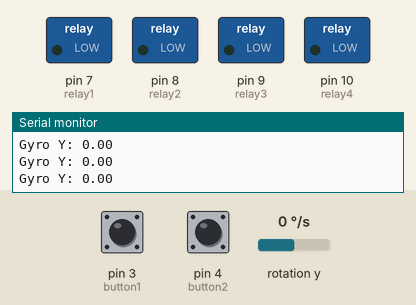
This sketch was run on a simulated Arduino Uno, built with avr-gcc and run on an emulated ATmega328P. Parts: switched loads named in the sketch (green lamp = pin HIGH), the last lines printed to the serial monitor. Wiring (inferred from the names in the program): MPU-9250 motion sensor at I2C address 0x68. Inputs (shaded band) come from the test bench; at power-on: pin 3 (button1) HIGH, pin 4 (button2) HIGH, rotation y 0 °/s.

Above: at 1.3 s.
1.4 s: pin 3 (button1) pulled LOW for 0.15 s
At 1.51 s:
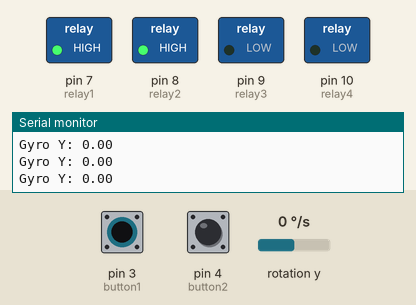
3.1 s: pin 4 (button2) pulled LOW for 0.15 s
At 3.23 s:
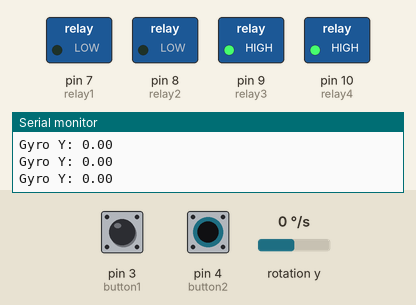
4.8 s: pin 4 (button2) pulled LOW for 3.2 s
At 9.2 s:
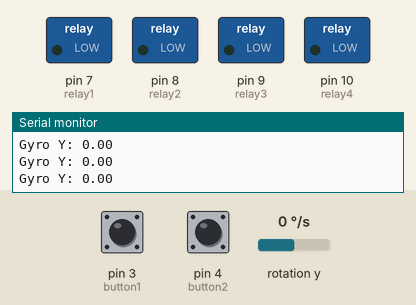
9.5 s: pin 3 (button1) pulled LOW for 3.2 s
At 10.9 s:
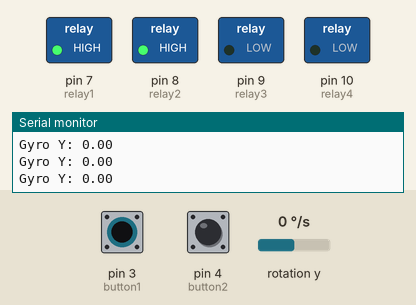
14.2 s: pin 3 (button1) driven LOW and pin 4 (button2) driven LOW
At 15.1 s:
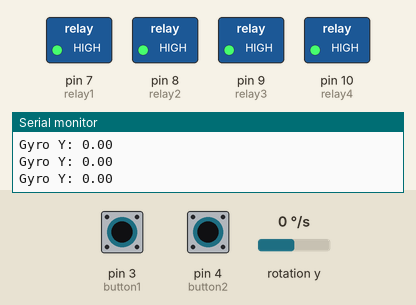
15.7 s: rotation y set to -9 °/s
17.2 s: rotation y set to -12 °/s
At 18.6 s:
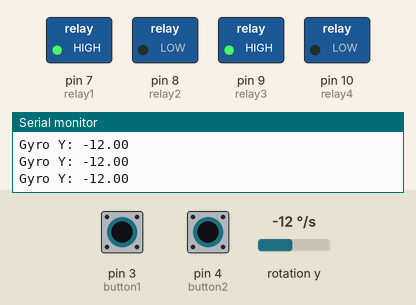
Timing chart, 0 to 19.7 s (numbered marks = the images above; inputs shaded):
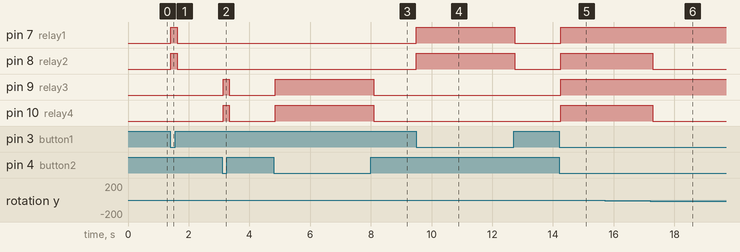

The sketch:

main-MPU6500.ino
```cpp
/* main.ino
 * Damithrafdo from StrydoLabs All Right Reserved | strydolabs@gmail.com | damithrafdo@gmail.com | +94716507322
 * Alternative solution for Opacmare-transformer platform controller
 * Hardware: Arduino UNO, MPU6500 gyro sensor, Relay module, Push button
 * Simulation: https://wokwi.com/projects/461944067471851521
 * GitHub: https://github.com/DamithraFdo/Opacmare-controller
 */

/* main code with latching behavior:
   If it exceeds 7° → turn OFF relay2
   Keep it OFF until gyroY returns to ~0°
   Then turn it ON again
   If it exceeds -7° → turn OFF relay2
   Keep it OFF until gyroY returns to ~0°
   NB:  −2≤gyroY≤2
  This is much more stable than exact zero.
  Perfect for real sensors.

 * Opacmare Controller - MPU6500 Direct I2C Version

 */

#include <Wire.h>

// MPU6500 I2C address
#define MPU6500_ADDR 0x68

// Registers
#define PWR_MGMT_1   0x6B
#define GYRO_YOUT_H  0x45

// Pins
const int button1 = 3;
const int button2 = 4;
const int relay1 = 7;
const int relay2 = 8;
const int relay3 = 9;
const int relay4 = 10;

// Thresholds
const float thresholdMax = 10.0;
const float thresholdMin = -10.0;
// Reset zone
const float resetMin = -5.0;
const float resetMax = 5.0;

// Relay latch states
bool relay2Locked = false;
bool relay4Locked = false;

// ---------------- MPU FUNCTIONS ----------------

// Read 16-bit signed register value
int16_t read16Bit(byte reg) {
  Wire.beginTransmission(MPU6500_ADDR);
  Wire.write(reg);
  Wire.endTransmission(false);

  Wire.requestFrom(MPU6500_ADDR, 2);

  int16_t value = (Wire.read() << 8) | Wire.read();
  return value;
}

// Read gyro Y in deg/s
float readGyroY() {
  int16_t rawGyroY = read16Bit(GYRO_YOUT_H);

  // Default sensitivity ±250 dps = 131 LSB/deg/s
  float gyroY = rawGyroY / 131.0;

  return gyroY;
}

// ---------------- SETUP ----------------

void setup() {
  Serial.begin(115200);
  Wire.begin();

  pinMode(button1, INPUT_PULLUP);
  pinMode(button2, INPUT_PULLUP);

  pinMode(relay1, OUTPUT);
  pinMode(relay2, OUTPUT);
  pinMode(relay3, OUTPUT);
  pinMode(relay4, OUTPUT);

  digitalWrite(relay1, LOW);
  digitalWrite(relay2, LOW);
  digitalWrite(relay3, LOW);
  digitalWrite(relay4, LOW);

  // Wake up MPU6500
  Wire.beginTransmission(MPU6500_ADDR);
  Wire.write(PWR_MGMT_1);
  Wire.write(0x00);
  Wire.endTransmission();

  delay(100);

  Serial.println("MPU6500 ready!");
}

// ---------------- LOOP ----------------

void loop() {
  bool b1 = (digitalRead(button1) == LOW);
  bool b2 = (digitalRead(button2) == LOW);

  float gyroY = readGyroY();

  Serial.print("Gyro Y: ");
  Serial.println(gyroY);

  // ---------- BUTTON 1 ----------
  if (b1) {
    digitalWrite(relay1, HIGH);

    if (gyroY > thresholdMax || gyroY < thresholdMin) {
      relay2Locked = true;
    }

    if (relay2Locked && gyroY >= resetMin && gyroY <= resetMax) {
      relay2Locked = false;
  }

    digitalWrite(relay2, relay2Locked ? LOW : HIGH);

  } else {
    digitalWrite(relay1, LOW);
    digitalWrite(relay2, LOW);
    relay2Locked = false;
  }

  // ---------- BUTTON 2 ----------
  if (b2) {
    digitalWrite(relay3, HIGH);

    if (gyroY > thresholdMax || gyroY < thresholdMin) {
      relay4Locked = true;
    }

    if (relay4Locked && gyroY >= resetMin && gyroY <= resetMax) {
      relay4Locked = false;
    }

    digitalWrite(relay4, relay4Locked ? LOW : HIGH);

  } else {
    digitalWrite(relay3, LOW);
    digitalWrite(relay4, LOW);
    relay4Locked = false;
  }

  delay(100);
}
```

Measured:
- the behaviour switches between -10 and -11 °/s on rotation y (found by bisection; images 5 and 6)
- after the input at 1.4 s, pin 7 (relay1), pin 8 (relay2): LOW → HIGH at once, → LOW 0.20 s later
- after the input at 3.1 s, pin 9 (relay3), pin 10 (relay4): LOW → HIGH at once, → LOW 0.20 s later
- after the input at 4.8 s, pin 9 (relay3), pin 10 (relay4): LOW → HIGH after 0.05 s, → LOW 3.2 s later
- after the input at 9.5 s, pin 7 (relay1), pin 8 (relay2): LOW → HIGH at once, → LOW 3.2 s later
- after the input at 14.2 s, pin 7 (relay1), pin 8 (relay2), pin 9 (relay3), pin 10 (relay4): LOW → HIGH after 0.05 s
- after the input at 17.2 s, pin 8 (relay2), pin 10 (relay4): HIGH → LOW after 0.09 s
